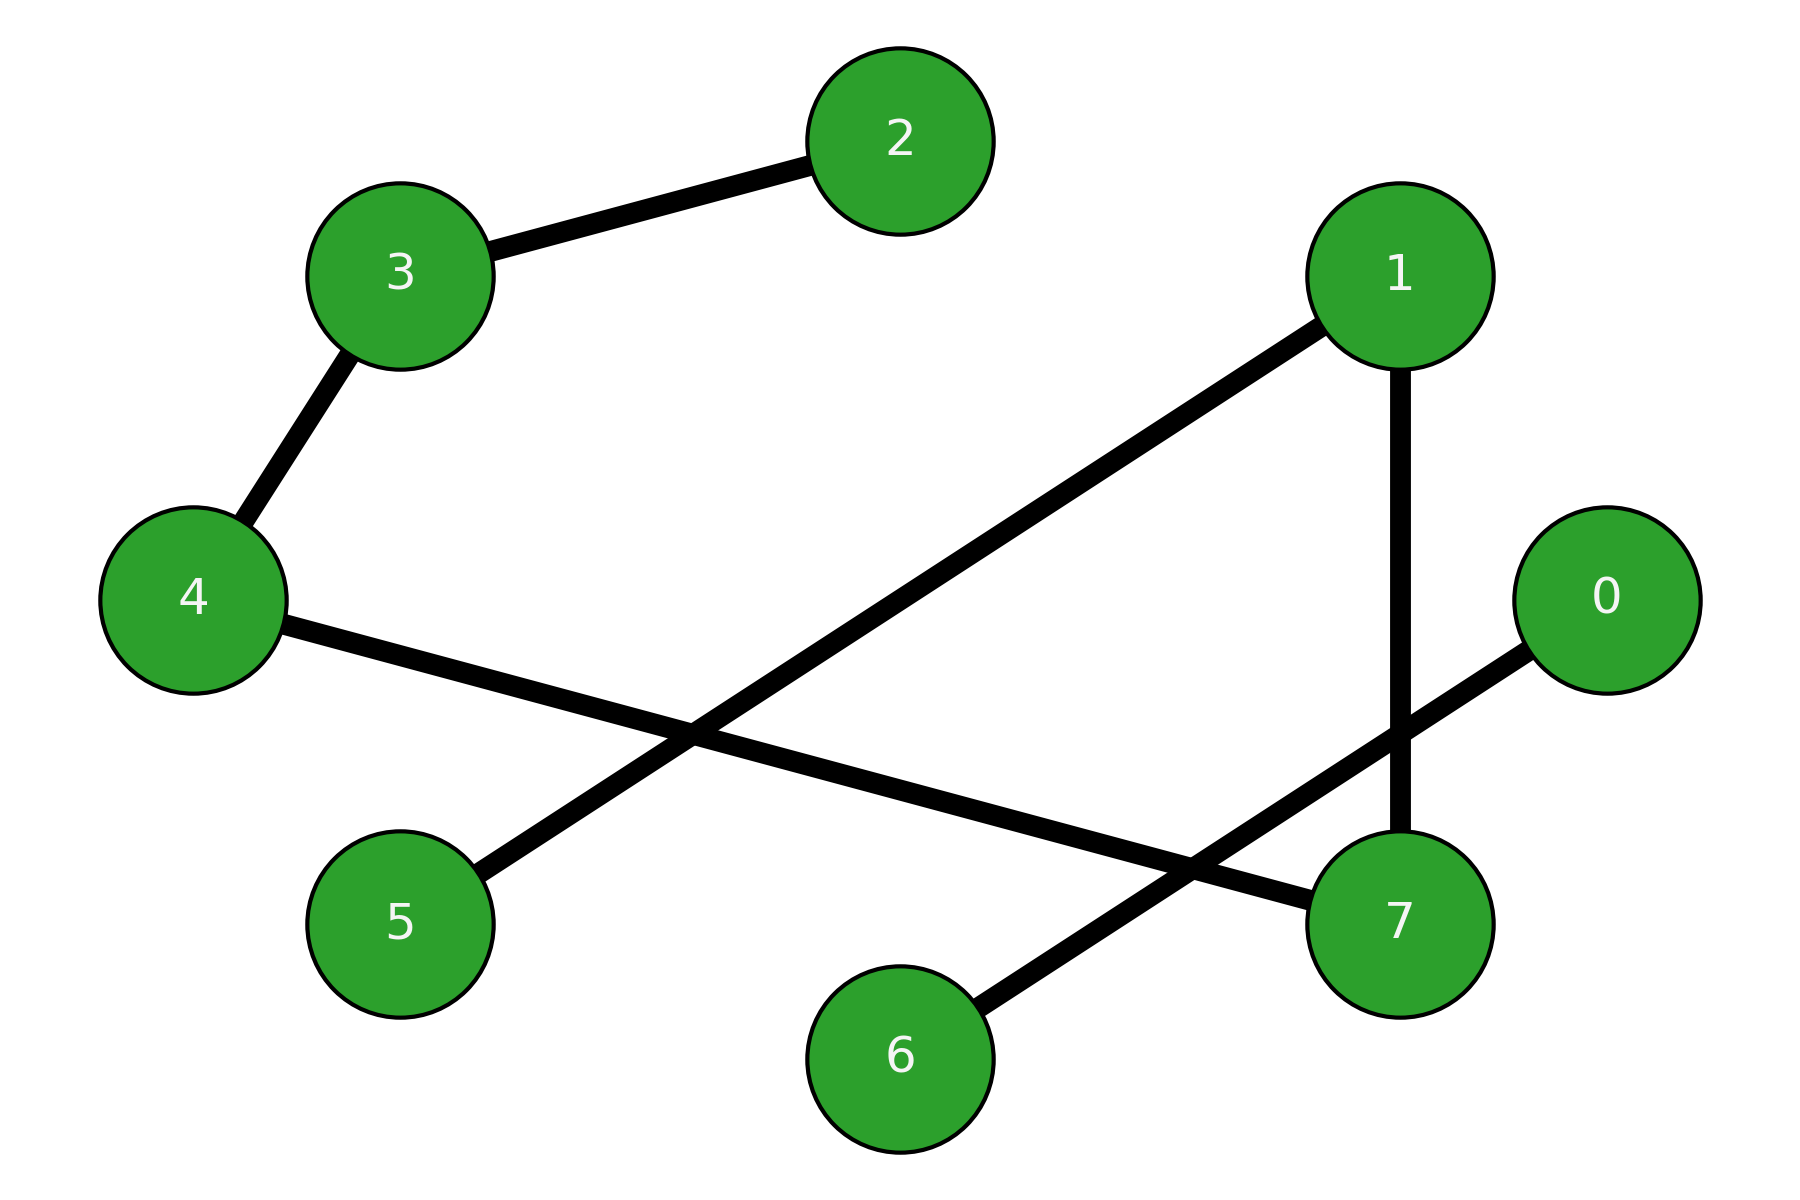

Here is the Python script that generated this plot:
# -*- coding: utf-8 -*-
"""
Created on Sat May 21 03:49:47 2022

@author: jgrel
"""

import matplotlib.pyplot as plt
import networkx as nx
import numpy as np



A=np.matrix([[0 ,0 ,0 ,0, 0, 0, 1, 0],
             [0 ,0 ,0 ,0, 0, 1, 0, 1],
             [0 ,0 ,0 ,1, 0, 0, 0, 0],
             [0 ,0 ,1 ,0, 1, 0, 0, 0],
             [0 ,0 ,0 ,1, 0, 0, 0, 1],
             [0 ,1 ,0 ,0, 0, 0, 0, 0],
             [1 ,0 ,0 ,0, 0, 0, 0, 0],
             [0 ,1 ,0 ,0, 1, 0, 0, 0],])




G=nx.from_numpy_matrix(A,create_using=nx.Graph())


pos = nx.circular_layout(G)

options = {"edgecolors": "tab:gray", "node_size":1400, "alpha": 1}
nodes=nx.draw_networkx_nodes(G, pos, node_color="tab:green", **options)
nodes.set_edgecolor('k')



nx.draw_networkx_edges(G, pos,width=5, alpha=1,arrowstyle='-|>',arrowsize=40,min_source_margin=23,min_target_margin=20)


nx.draw_networkx_labels(G, pos,font_color="whitesmoke")


plt.tight_layout()
plt.axis("off")
plt.savefig('recorrencia.pdf', dpi=300)
plt.show()


